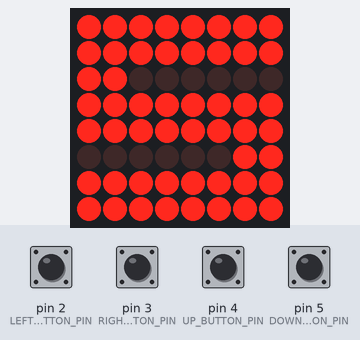
Bench run of a sketch on a simulated Arduino Uno, built with avr-gcc and run on an emulated ATmega328P. On the bench: 8×8 LED matrix. Inputs (shaded band) come from the test bench; at power-on: pin 2 (LEFT_BUTTON_PIN), pin 3 (RIGHT_BUTTON_PIN), pin 4 (UP_BUTTON_PIN), pin 5 (DOWN_BUTTON_PIN) LOW. Random numbers use the default seed unless the sketch sets one; what the sketch prints to the serial monitor is not drawn.

Above: at 1.2 s.
1.3 s: pin 3 (RIGHT_BUTTON_PIN) pulled HIGH for 3.2 s
At 4.3 s:
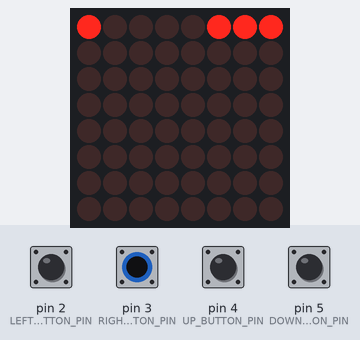
6.0 s: pin 5 (DOWN_BUTTON_PIN) pulled HIGH for 1 s
At 8.1 s:
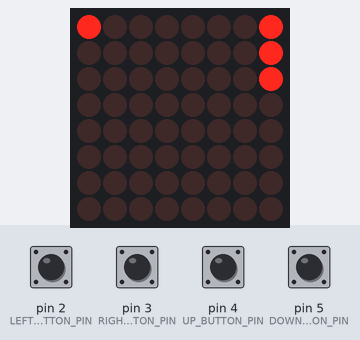
8.5 s: pin 2 (LEFT_BUTTON_PIN) pulled HIGH for 1 s
At 10.3 s:
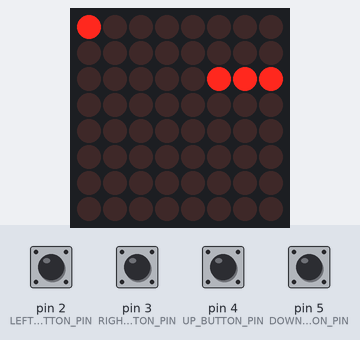
11.0 s: pin 4 (UP_BUTTON_PIN) pulled HIGH for 1 s
At 12.5 s:
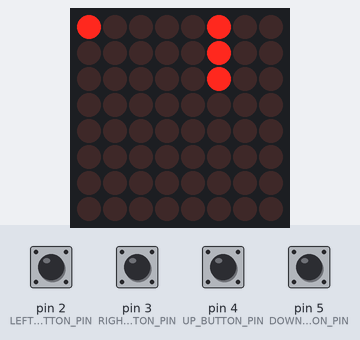
13.5 s: pin 3 (RIGHT_BUTTON_PIN) pulled HIGH for 1 s
At 14.2 s:
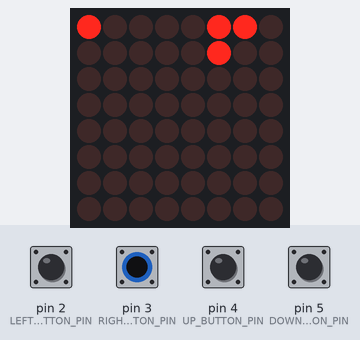
16.0 s: pin 5 (DOWN_BUTTON_PIN) driven HIGH
At 19.8 s:
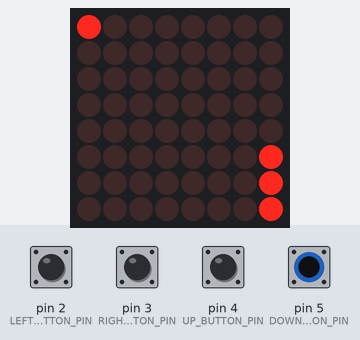
Timing chart, 0 to 20.0 s (numbered marks = the images above; inputs shaded):
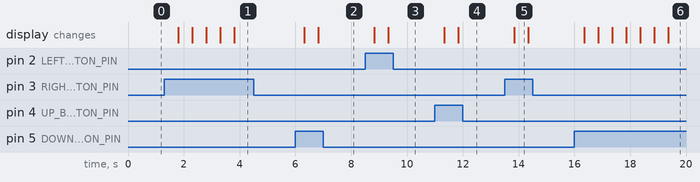

The sketch:

snake.ino
```cpp
#include <LedControl.h>
#include "LinkedList/LinkedList.h"

const int LEFT_BUTTON_PIN = 2;
const int RIGHT_BUTTON_PIN = 3;
const int UP_BUTTON_PIN = 4;
const int DOWN_BUTTON_PIN = 5;

/*
 Now we need a LedControl to work with.
 pin 12 is connected to the DataIn
 pin 11 is connected to the CLK
 pin 10 is connected to LOAD
 Only one MAX72XX.
 */
LedControl lc = LedControl(12, 11, 10, 1);

LinkedList<int> snakeRows = LinkedList<int>();
LinkedList<int> snakeColumns = LinkedList<int>();

class Position {
  public:
    Position() {
      this->row = 0;
      this->column = 0;
    }

    Position(int row, int column) {
      this->row = row;
      this->column = column;
    }

    int row;
    int column;
};

Position currentFoodPosition = Position();
LinkedList<Position> allPossiblePosition = LinkedList<Position>();

bool hasLost = false;
bool hasWon = false;
bool isStartGame = true;

void InitAvailablePositions() {
  for (int i = 0; i < 8; i++) {
    for (int j = 0; j < 8; j++) {
      allPossiblePosition.add(Position(i, j));
    }
  }
}

int compare(int *&a, int *&b) {
  return a < b;
}

void UpdateFoodPosition() {
  LinkedList<int> indexes = LinkedList<int>();

  for (int i = 0; i < snakeRows.size(); i++) {
    indexes.add((snakeRows.get(i) * 8) + snakeColumns.get(i)); // row * 8 + column
  }

  indexes.sort(compare);

  Serial.println(indexes.size());

  LinkedList<Position> remainingPositions = LinkedList<Position>();

  int firstIndex = 0;
  int firstIndexValue = indexes.get(firstIndex);

  for (int i = 0; i < 64; i++) {
    if (i != firstIndexValue) {
      Position p = allPossiblePosition.get(i);
      remainingPositions.add(p);
    } else {
      firstIndex += 1;
      firstIndexValue = indexes.get(firstIndex);
    }
  }

  int foodPosition = random(0, 64) % remainingPositions.size();

  currentFoodPosition = remainingPositions.get(foodPosition);
}

void MoveSnake(int rowModification, int columnModification) {
  int newHeadRow = snakeRows.get(snakeRows.size() - 1) + rowModification;;
  int newHeadColumn = snakeColumns.get(snakeColumns.size() - 1) + columnModification;;

  // Snake cannot go back on itself
  if(newHeadRow == snakeRows.get(snakeRows.size() - 2) && newHeadColumn == snakeColumns.get(snakeColumns.size() - 2)) {
    return ;
  }

  snakeRows.remove(0);
  snakeColumns.remove(0);

  snakeRows.add(newHeadRow);
  snakeColumns.add(newHeadColumn);
}

void ReadControllerInput() {
  if (digitalRead(LEFT_BUTTON_PIN) == HIGH) {
    if (snakeColumns.get(snakeColumns.size() - 1) != 0) {
      MoveSnake(0, -1);
    }
  } else if (digitalRead(RIGHT_BUTTON_PIN) == HIGH) {
    if (snakeColumns.get(snakeColumns.size() - 1) != 7) {
      MoveSnake(0, 1);
    }
  } else if (digitalRead(UP_BUTTON_PIN) == HIGH) {
    if (snakeRows.get(snakeRows.size() - 1) != 0) {
      MoveSnake(-1, 0);
    }
  } else if (digitalRead(DOWN_BUTTON_PIN) == HIGH) {
    if (snakeRows.get(snakeRows.size() - 1) != 7) {
      MoveSnake(1, 0);
    }
  }
}

bool SnakeEatsHimself()
{
  // This is a very trivial way of doing it, it may not be super optimal when the snake is long
  for (int i = 0; i < snakeRows.size(); i++) {
    for (int j = 0; j < snakeRows.size(); j++) {
      if (i != j) {
        if (snakeRows.get(i) == snakeRows.get(j) && snakeColumns.get(i) == snakeColumns.get(j)) {
          return true;
        }
      }
    }
  }
  return false;
}

bool SnakeEatsTail()
{
  // TODO:
  return false;
}

void VerifyFoodEaten() {
  // If food eaten, add it to the end, in the correct direction, otherwise, do nothing
  if (currentFoodPosition.row == snakeRows.get(snakeRows.size() - 1) && currentFoodPosition.column == snakeColumns.get(snakeColumns.size() - 1)) {
    int lastRow = snakeRows.get(0);
    int lastColumn = snakeColumns.get(0);
    int secondRow = snakeRows.get(1);
    int secondColumn = snakeColumns.get(1);

    int newRow = 0;
    int newColumn = 0;
    if (lastRow == secondRow) {
      if (lastColumn > secondColumn) {
        newRow = lastRow;
        newColumn = lastColumn + 1;
      } else {
        newRow = lastRow;
        newColumn = lastColumn - 1;
      }
    } else {
      if (lastRow > secondRow) {
        newRow = lastRow + 1;
        newColumn = lastColumn;
      } else {
        newRow = lastRow - 1;
        newColumn = lastColumn;
      }
    }

    snakeRows.add(0, newRow);
    snakeColumns.add(0, newColumn);

    UpdateFoodPosition();
  }
}

void DisplaySnake() {
  for (int i = 0; i < snakeRows.size(); i++) {
    lc.setLed(0, snakeRows.get(i), snakeColumns.get(i), true);
  }
}

void DisplayFood() {
  lc.setLed(0, currentFoodPosition.row, currentFoodPosition.column, true);
}

void InitSnake() {
  snakeRows.add(0);
  snakeRows.add(0);
  snakeRows.add(0);

  snakeColumns.add(0);
  snakeColumns.add(1);
  snakeColumns.add(2);

  InitAvailablePositions();
  UpdateFoodPosition();
}

void RestartGame() {
  hasLost = false;
  snakeRows.clear();
  snakeColumns.clear();
  allPossiblePosition.clear();
  InitSnake();
}

void DisplayLose() {
  lc.clearDisplay(0);

  lc.setColumn(0, 1, B01111110);
  lc.setColumn(0, 2, B01111100);
  lc.setRow(0, 5, B00011110);
  lc.setRow(0, 6, B00111110);
}

void DisplayStartGame() {
  lc.clearDisplay(0);

  lc.setRow(0, 0, B11111111);
  lc.setRow(0, 1, B11111111);

  lc.setLed(0, 2, 0, true);
  lc.setLed(0, 2, 1, true);

  lc.setRow(0, 3, B11111111);
  lc.setRow(0, 4, B11111111);

  lc.setLed(0, 5, 6, true);
  lc.setLed(0, 5, 7, true);

  lc.setRow(0, 6, B11111111);
  lc.setRow(0, 7, B11111111);
}

void setup() {
  Serial.begin(SERIAL_8N1);

  // Initialize the pseudo-random generator with a non-connected pin (here 0, change if needed)
  // https://www.arduino.cc/reference/en/language/functions/random-numbers/randomseed/
  randomSeed(analogRead(0));

  /*
   The MAX72XX is in power-saving mode on startup,
   we have to do a wakeup call
   */
  lc.shutdown(0, false);
  /* Set the brightness to a minimum value */
  lc.setIntensity(0, 1);
  /* and clear the display */
  lc.clearDisplay(0);

  InitSnake();
}

void loop() {

  if (isStartGame) {
    DisplayStartGame();

    if (digitalRead(RIGHT_BUTTON_PIN) == HIGH) {
      isStartGame = false;
    }
  }
  else if (hasLost) {
      DisplayLose();

      if (digitalRead(RIGHT_BUTTON_PIN) == HIGH) {
        RestartGame();
      }
  } else {
    delay(500);

    ReadControllerInput();

    // TODO: the snake move forwards every tick
    // TODO: change tick to something more playable (not for debug purposes.)
    // TODO: pacman effect? Or die over the edges?

    if (SnakeEatsHimself())
    {
      hasLost = true;
    }
    if (SnakeEatsTail()) {
      hasWon = true;
      // TODO: add win animation
      // TODO: wait for input and restart game
    }

    VerifyFoodEaten();

    // Update display
    lc.clearDisplay(0);
    DisplaySnake();
    DisplayFood();
  }
}
```

LinkedList.h
```cpp
/*
	LinkedList.h - V1.1 - Generic LinkedList implementation
	Works better with FIFO, because LIFO will need to
	search the entire List to find the last one;

	For instructions, go to https://github.com/ivanseidel/LinkedList

	Created by Ivan Seidel Gomes, March, 2013.
	Released into the public domain.
*/


#ifndef LinkedList_h
#define LinkedList_h

#include <stddef.h>

template<class T>
struct ListNode
{
	T data;
	ListNode<T> *next;
};

template <typename T>
class LinkedList{

protected:
	int _size;
	ListNode<T> *root;
	ListNode<T>	*last;

	// Helps "get" method, by saving last position
	ListNode<T> *lastNodeGot;
	int lastIndexGot;
	// isCached should be set to FALSE
	// everytime the list suffer changes
	bool isCached;

	ListNode<T>* getNode(int index);

	ListNode<T>* findEndOfSortedString(ListNode<T> *p, int (*cmp)(T &, T &));

public:
	LinkedList();
	~LinkedList();

	/*
		Returns current size of LinkedList
	*/
	virtual int size();
	/*
		Adds a T object in the specified index;
		Unlink and link the LinkedList correcly;
		Increment _size
	*/
	virtual bool add(int index, T);
	/*
		Adds a T object in the end of the LinkedList;
		Increment _size;
	*/
	virtual bool add(T);
	/*
		Adds a T object in the start of the LinkedList;
		Increment _size;
	*/
	virtual bool unshift(T);
	/*
		Set the object at index, with T;
		Increment _size;
	*/
	virtual bool set(int index, T);
	/*
		Remove object at index;
		If index is not reachable, returns false;
		else, decrement _size
	*/
	virtual T remove(int index);
	/*
		Remove last object;
	*/
	virtual T pop();
	/*
		Remove first object;
	*/
	virtual T shift();
	/*
		Get the index'th element on the list;
		Return Element if accessible,
		else, return false;
	*/
	virtual T get(int index);

	/*
		Clear the entire array
	*/
	virtual void clear();

	/*
		Sort the list, given a comparison function
	*/
	virtual void sort(int (*cmp)(T &, T &));

};

// Initialize LinkedList with false values
template<typename T>
LinkedList<T>::LinkedList()
{
	root=NULL;
	last=NULL;
	_size=0;

	lastNodeGot = root;
	lastIndexGot = 0;
	isCached = false;
}

// Clear Nodes and free Memory
template<typename T>
LinkedList<T>::~LinkedList()
{
	ListNode<T>* tmp;
	while(root!=NULL)
	{
		tmp=root;
		root=root->next;
		delete tmp;
	}
	last = NULL;
	_size=0;
	isCached = false;
}

/*
	Actualy "logic" coding
*/

template<typename T>
ListNode<T>* LinkedList<T>::getNode(int index){

	int _pos = 0;
	ListNode<T>* current = root;

	// Check if the node trying to get is
	// immediatly AFTER the previous got one
	if(isCached && lastIndexGot <= index){
		_pos = lastIndexGot;
		current = lastNodeGot;
	}

	while(_pos < index && current){
		current = current->next;

		_pos++;
	}

	// Check if the object index got is the same as the required
	if(_pos == index){
		isCached = true;
		lastIndexGot = index;
		lastNodeGot = current;

		return current;
	}

	return 0;
	//return false;
}

template<typename T>
int LinkedList<T>::size(){
	return _size;
}

template<typename T>
bool LinkedList<T>::add(int index, T _t){

	if(index >= _size)
		return add(_t);

	if(index == 0)
		return unshift(_t);

	ListNode<T> *tmp = new ListNode<T>(),
				 *_prev = getNode(index-1);
	tmp->data = _t;
	tmp->next = _prev->next;
	_prev->next = tmp;

	_size++;
	isCached = false;

	return true;
}

template<typename T>
bool LinkedList<T>::add(T _t){

	ListNode<T> *tmp = new ListNode<T>();
	tmp->data = _t;
	tmp->next = NULL;

	if(root){
		// Already have elements inserted
		last->next = tmp;
		last = tmp;
	}else{
		// First element being inserted
		root = tmp;
		last = tmp;
	}

	_size++;
	isCached = false;

	return true;
}

template<typename T>
bool LinkedList<T>::unshift(T _t){

	if(_size == 0)
		return add(_t);

	ListNode<T> *tmp = new ListNode<T>();
	tmp->next = root;
	tmp->data = _t;
	root = tmp;

	_size++;
	isCached = false;

	return true;
}

template<typename T>
bool LinkedList<T>::set(int index, T _t){
	// Check if index position is in bounds
	if(index < 0 || index >= _size)
		return false;

	getNode(index)->data = _t;
	return true;
}

template<typename T>
T LinkedList<T>::pop(){
	if(_size <= 0)
		return T();

	isCached = false;

	if(_size >= 2){
		ListNode<T> *tmp = getNode(_size - 2);
		T ret = tmp->next->data;
		delete(tmp->next);
		tmp->next = NULL;
		last = tmp;
		_size--;
		return ret;
	}else{
		// Only one element left on the list
		T ret = root->data;
		delete(root);
		root = NULL;
		last = NULL;
		_size = 0;
		return ret;
	}
}

template<typename T>
T LinkedList<T>::shift(){
	if(_size <= 0)
		return T();

	if(_size > 1){
		ListNode<T> *_next = root->next;
		T ret = root->data;
		delete(root);
		root = _next;
		_size --;
		isCached = false;

		return ret;
	}else{
		// Only one left, then pop()
		return pop();
	}

}

template<typename T>
T LinkedList<T>::remove(int index){
	if (index < 0 || index >= _size)
	{
		return T();
	}

	if(index == 0)
		return shift();

	if (index == _size-1)
	{
		return pop();
	}

	ListNode<T> *tmp = getNode(index - 1);
	ListNode<T> *toDelete = tmp->next;
	T ret = toDelete->data;
	tmp->next = tmp->next->next;
	delete(toDelete);
	_size--;
	isCached = false;
	return ret;
}


template<typename T>
T LinkedList<T>::get(int index){
	ListNode<T> *tmp = getNode(index);

	return (tmp ? tmp->data : T());
}

template<typename T>
void LinkedList<T>::clear(){
	while(size() > 0)
		shift();
}

template<typename T>
void LinkedList<T>::sort(int (*cmp)(T &, T &)){
	if(_size < 2) return; // trivial case;

	for(;;) {

		ListNode<T> **joinPoint = &root;

		while(*joinPoint) {
			ListNode<T> *a = *joinPoint;
			ListNode<T> *a_end = findEndOfSortedString(a, cmp);

			if(!a_end->next	) {
				if(joinPoint == &root) {
					last = a_end;
					isCached = false;
					return;
				}
				else {
					break;
				}
			}

			ListNode<T> *b = a_end->next;
			ListNode<T> *b_end = findEndOfSortedString(b, cmp);

			ListNode<T> *tail = b_end->next;

			a_end->next = NULL;
			b_end->next = NULL;

			while(a && b) {
				if(cmp(a->data, b->data) <= 0) {
					*joinPoint = a;
					joinPoint = &a->next;
					a = a->next;
				}
				else {
					*joinPoint = b;
					joinPoint = &b->next;
					b = b->next;
				}
			}

			if(a) {
				*joinPoint = a;
				while(a->next) a = a->next;
				a->next = tail;
				joinPoint = &a->next;
			}
			else {
				*joinPoint = b;
				while(b->next) b = b->next;
				b->next = tail;
				joinPoint = &b->next;
			}
		}
	}
}

template<typename T>
ListNode<T>* LinkedList<T>::findEndOfSortedString(ListNode<T> *p, int (*cmp)(T &, T &)) {
	while(p->next && cmp(p->data, p->next->data) <= 0) {
		p = p->next;
	}

	return p;
}

#endif
```

Measured:
- after the input at 6.0 s, the display: first changes after 0.32 s (image 2 shows a later state)
- after the input at 8.5 s, the display: first changes after 0.32 s (image 3 shows a later state)
- after the input at 11.0 s, the display: first changes after 0.33 s (image 4 shows a later state)
- after the input at 13.5 s, the display: changes after 0.34 s (image 5)
- after the input at 16.0 s, the display: first changes after 0.35 s (image 6 shows a later state)
- what the display in image 5 shows lasts 0.5 s, from 13.8 s to 14.3 s
